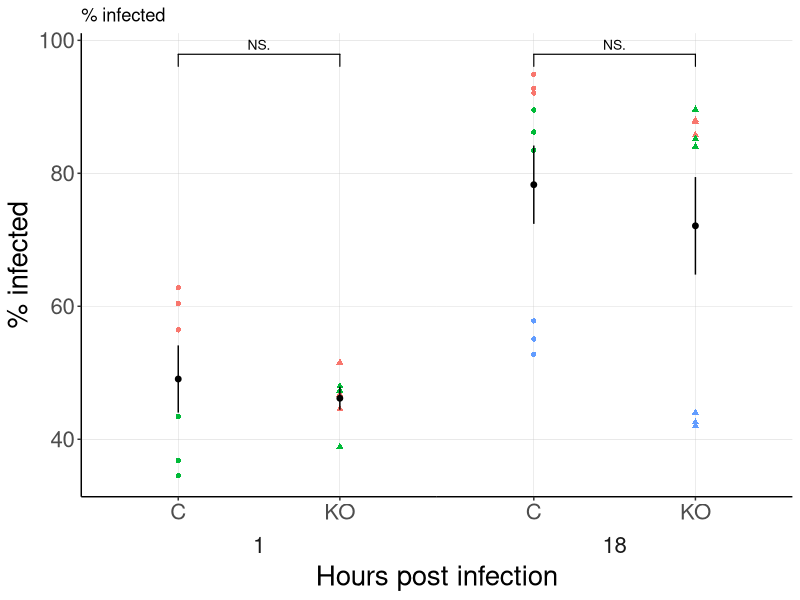
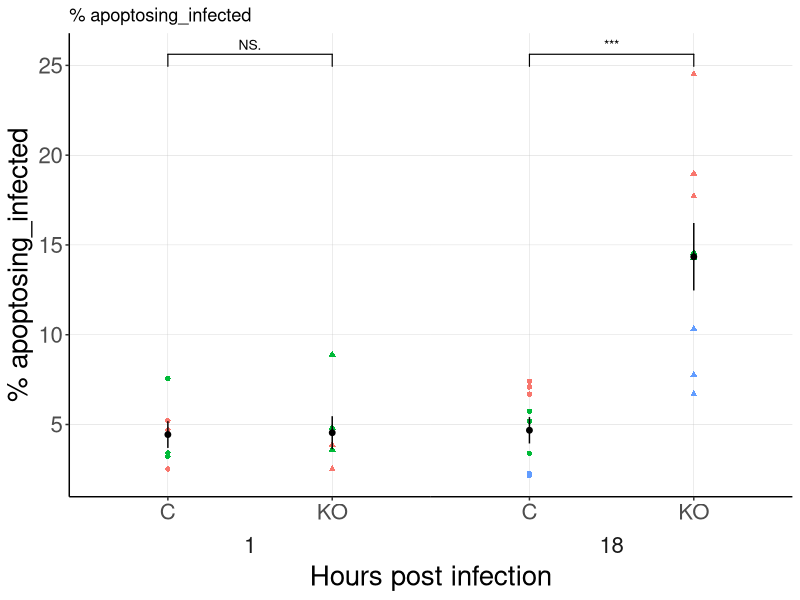
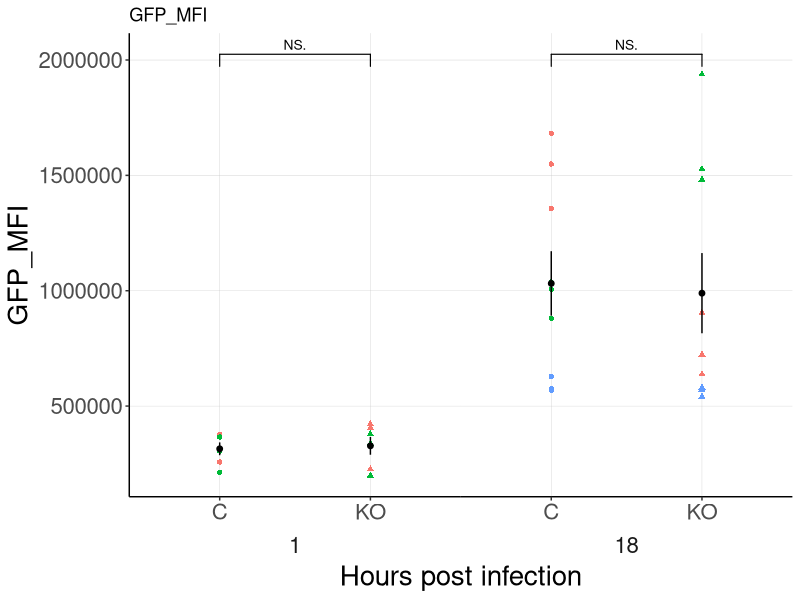
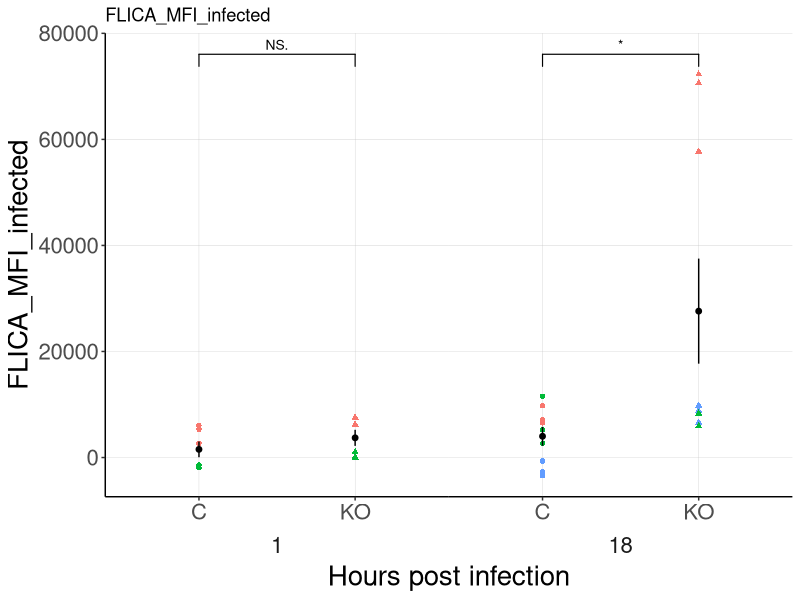
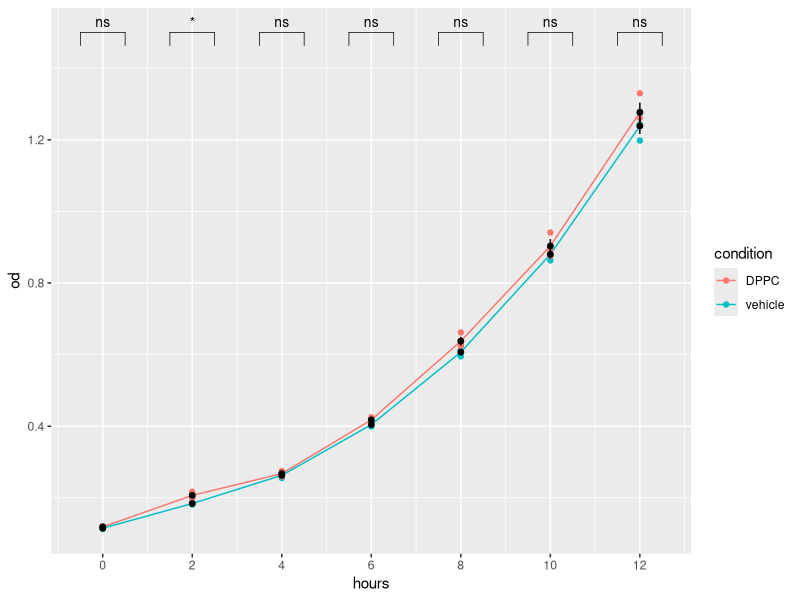
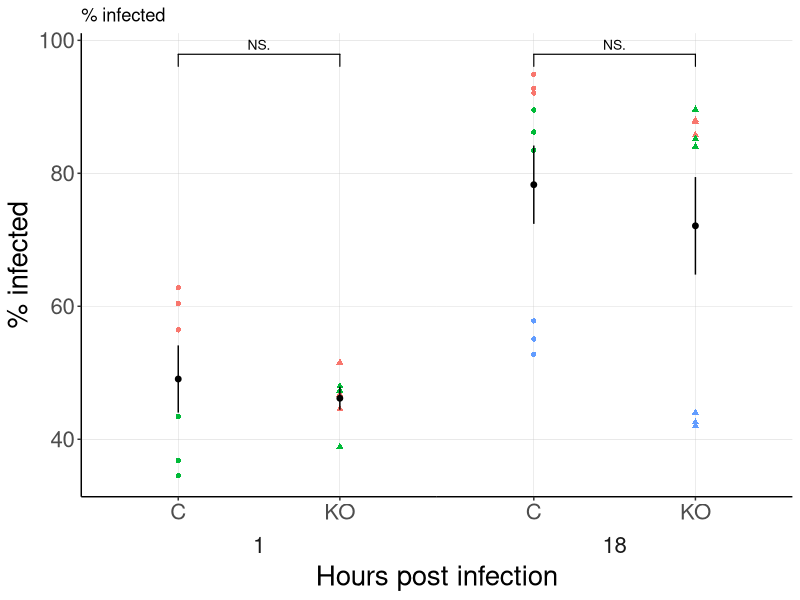
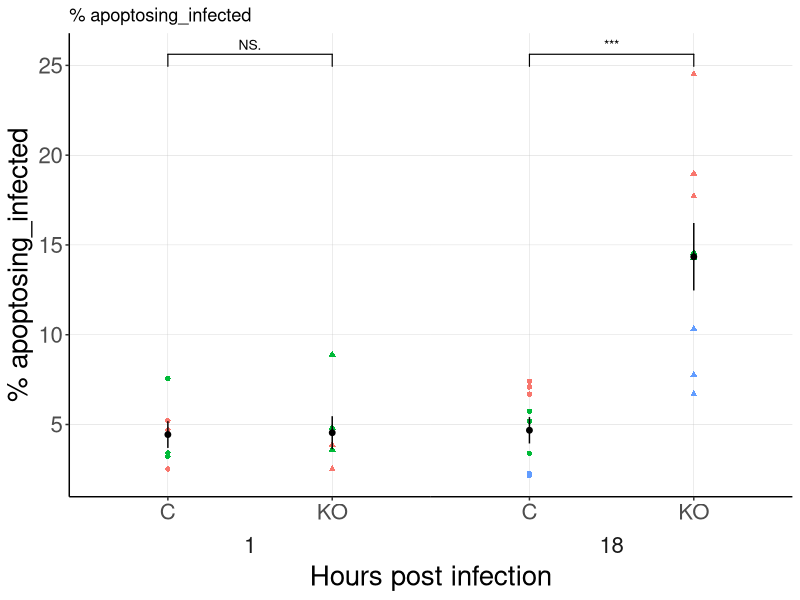
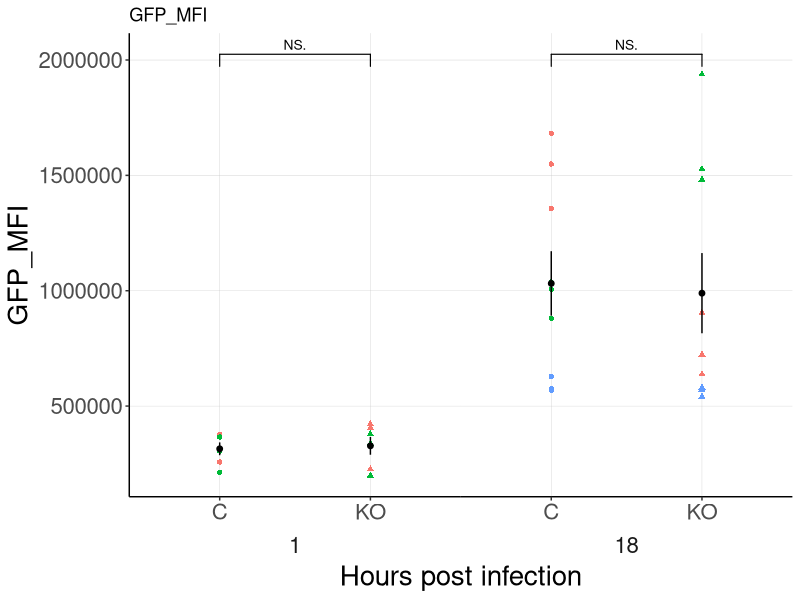

Recreate these plots in R, in order.
## ---- chunk 1
knitr::opts_chunk$set(echo = TRUE)
library(tidyverse)
library(ggpubr)
library(readxl)
library(rstatix)
## ---- chunk 2
Freq_plot <- function(data, y_freq){
(p_freq <- data %>% 
    ggplot(aes(x = fct_relevel(genotype, 'C', 'KO'), y = get(y_freq))) +
    geom_point(aes(color = Experiment, shape = genotype)) +
    #stat_compare_means(method = "t.test", label = 'p.format') +
    geom_signif(comparisons = list(c('C', 'KO')),test = "t.test", 
               map_signif_level = TRUE, size = 0.4, textsize = 3.5) +
    stat_summary(geom = "pointrange", fun.data = mean_se, size = 0.25) +
    facet_wrap(~hpi, strip.position = 'bottom', scales = 'free_x', nrow = 1)+
    xlab('Hours post infection') +
    ylab(as.character(y_freq)) +
    ggtitle(as.character(y_freq)) +
    guides(fill = 'none', color = 'none') +
    theme(panel.spacing = unit(0, 'lines'),
         panel.background = element_rect(fill = 'white'),
         axis.text = element_text(size = 16),
         axis.title = element_text(size = 20),
         panel.grid.major = 
           element_line(color = 'grey', size = 0.1),
         strip.background = element_blank(),
         strip.placement = 'outside',
         strip.text.x = element_text( size = 16),
         legend.position = 'none',
         axis.line = element_line()))
}
## ---- chunk 3
data <- read_excel(path = "./data/Processed_data/combined_percentinfected.xlsx", na = c('NA','N/A'), col_names = TRUE)
head(data, n = 5)
## ---- chunk 4
Freq_plot(data, "% infected")
ggsave(filename = "IA_Combined_PercentInfected.png")
## ---- chunk 5
Freq_plot(data, "% apoptosing_infected")
ggsave(filename = "IA_Combined_Percentapoptosing_infected.png")
## ---- chunk 6
Freq_plot(data, "GFP_MFI")
ggsave(filename = "IA_Combined_GFP_MFI.png")
## ---- chunk 7
Freq_plot(data, "FLICA_MFI_infected")
ggsave(filename = "IA_Combined_FLICA_MFI_infected.png")
## ---- chunk 8
growth <- read_excel(path = "./data/Processed_data/IA7_smeg_growth_curve.xlsx", na = c('NA','N/A'), col_names = TRUE)
head(growth, n = 5)
growth %>%
  group_by(hours, condition) %>% 
  dplyr::summarise(mean = mean(od), 
                   se = sd(od)/sqrt(sum(!is.na(od)))) %>%
  ungroup()

stat.test.0hr <- growth %>%
  filter(hours == 0, condition %in% c("vehicle", "DPPC")) %>% 
  t_test(od ~ condition) %>%
  add_significance()
stat.test.0hr

stat.test.2hr <- growth %>%
  filter(hours == 2, condition %in% c("vehicle", "DPPC")) %>% 
  t_test(od ~ condition) %>%
  add_significance()
stat.test.2hr

stat.test.4hr <- growth %>%
  filter(hours == 4, condition %in% c("vehicle", "DPPC")) %>% 
  t_test(od ~ condition) %>%
  add_significance()
stat.test.4hr

stat.test.6hr <- growth %>%
  filter(hours == 6, condition %in% c("vehicle", "DPPC")) %>% 
  t_test(od ~ condition) %>%
  add_significance()
stat.test.6hr

stat.test.8hr <- growth %>%
  filter(hours == 8, condition %in% c("vehicle", "DPPC")) %>% 
  t_test(od ~ condition) %>%
  add_significance()
stat.test.8hr

stat.test.10hr <- growth %>%
  filter(hours == 10, condition %in% c("vehicle", "DPPC")) %>% 
  t_test(od ~ condition) %>%
  add_significance()
stat.test.10hr

stat.test.12hr <- growth %>%
  filter(hours == 12, condition %in% c("vehicle", "DPPC")) %>% 
  t_test(od ~ condition) %>%
  add_significance()
stat.test.12hr

annotations <- c(stat.test.0hr$p.signif, stat.test.2hr$p.signif, stat.test.4hr$p.signif, stat.test.6hr$p.signif, stat.test.8hr$p.signif, stat.test.10hr$p.signif, stat.test.12hr$p.signif)

ggplot(growth, aes(x=hours, y=od, group=condition)) +
  stat_summary(
        fun = mean,
        geom='line',
        aes(color=condition)) +
    geom_point(aes(color=condition)) +
    scale_x_continuous(breaks = c(0,2,4,6,8,10,12,14)) +
    stat_summary(geom = "pointrange", fun.data = mean_se, size = 0.25, color = 'black') +
    geom_signif(annotations = annotations, y_position = c(1.5,1.5,1.5,1.5,1.5,1.5,1.5), xmin = c(-0.5,1.5,3.5,5.5,7.5,9.5,11.5), xmax = c(0.5,2.5,4.5,6.5,8.5,10.5,12.5), size = 0.25, textsize = 3.5)
